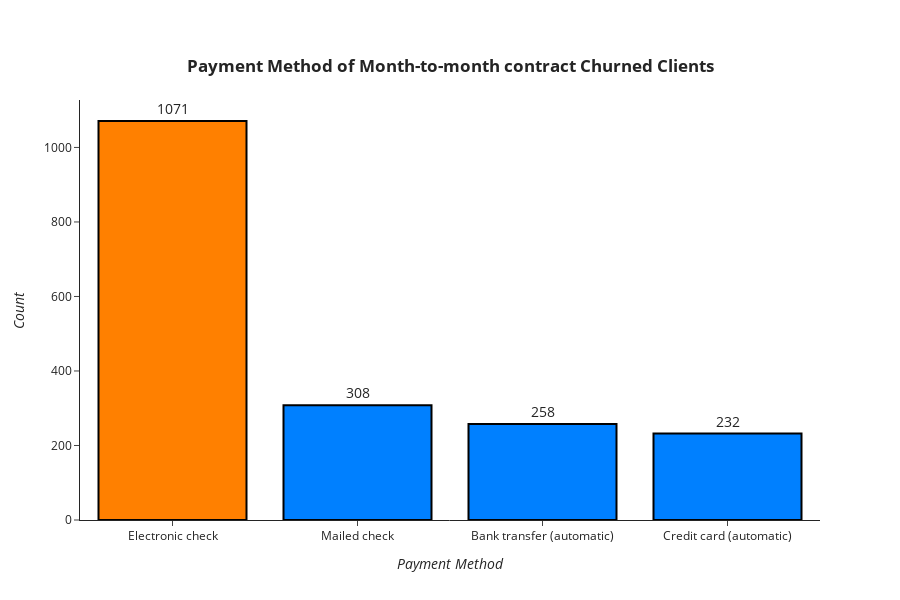

The notebook cell this image was saved under:
### Code cell
df_aux = dataset.query(('Contract == Month-to-month') and ('Churn == "Yes"'))
df_aux = df_aux["PaymentMethod"].value_counts()
bar_plot(df_aux, "<b>Payment Method of Month-to-month contract Churned Clients</b>",
         "<i>Payment Method</i>", "<i>Count</i>")

### Figure 1 — Plotly figure (JSON) as saved in the notebook; plotly's stock layout.template omitted (floating-point values rounded to 4 significant figures)
{"data": [{"marker": {"color": ["#ff8000", "#0080ff", "#0080ff", "#0080ff"], "line": {"color": "#000000", "width": 2}}, "text": [1071.0, 308.0, 258.0, 232.0], "textfont": {"size": 14}, "textposition": "outside", "type": "bar", "x": ["Electronic check", "Mailed check", "Bank transfer (automatic)", "Credit card (automatic)"], "y": [1071, 308, 258, 232]}], "layout": {"autosize": false, "height": 600, "title": {"text": "<b>Payment Method of Month-to-month contract Churned Clients</b>", "x": 0.5, "xanchor": "center", "y": 0.9, "yanchor": "top"}, "xaxis": {"title": {"text": "<i>Payment Method</i>"}}, "yaxis": {"automargin": true, "title": {"text": "<i>Count</i>"}}}}
